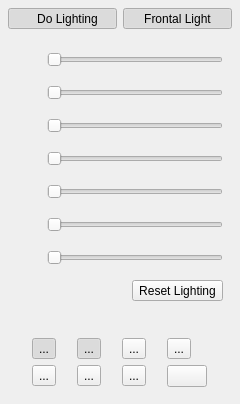
<?xml version="1.0" encoding="UTF-8"?>
<ui version="4.0">
 <class>LightingWidget</class>
 <widget class="QWidget" name="LightingWidget">
  <property name="geometry">
   <rect>
    <x>0</x>
    <y>0</y>
    <width>240</width>
    <height>404</height>
   </rect>
  </property>
  <layout class="QVBoxLayout" name="verticalLayout">
   <property name="leftMargin">
    <number>8</number>
   </property>
   <property name="topMargin">
    <number>8</number>
   </property>
   <property name="rightMargin">
    <number>8</number>
   </property>
   <property name="bottomMargin">
    <number>8</number>
   </property>
   <item>
    <widget class="QFrame" name="frame">
     <property name="sizePolicy">
      <sizepolicy hsizetype="Preferred" vsizetype="Maximum">
       <horstretch>0</horstretch>
       <verstretch>0</verstretch>
      </sizepolicy>
     </property>
     <layout class="QHBoxLayout" name="horizontalLayout">
      <property name="leftMargin">
       <number>0</number>
      </property>
      <property name="topMargin">
       <number>0</number>
      </property>
      <property name="rightMargin">
       <number>0</number>
      </property>
      <property name="bottomMargin">
       <number>0</number>
      </property>
      <item>
       <widget class="QToolButton" name="btnLighting">
        <property name="sizePolicy">
         <sizepolicy hsizetype="Preferred" vsizetype="Preferred">
          <horstretch>0</horstretch>
          <verstretch>0</verstretch>
         </sizepolicy>
        </property>
        <property name="text">
         <string>   Do Lighting</string>
        </property>
        <property name="icon">
         <iconset resource="../../../res/nifskope.qrc">
          <normaloff>:/btn/bulbOff</normaloff>
          <normalon>:/btn/bulb</normalon>:/btn/bulbOff</iconset>
        </property>
        <property name="iconSize">
         <size>
          <width>24</width>
          <height>24</height>
         </size>
        </property>
        <property name="checkable">
         <bool>true</bool>
        </property>
        <property name="checked">
         <bool>true</bool>
        </property>
        <property name="toolButtonStyle">
         <enum>Qt::ToolButtonStyle::ToolButtonTextBesideIcon</enum>
        </property>
       </widget>
      </item>
      <item>
       <widget class="QToolButton" name="btnFrontal">
        <property name="sizePolicy">
         <sizepolicy hsizetype="Preferred" vsizetype="Preferred">
          <horstretch>0</horstretch>
          <verstretch>0</verstretch>
         </sizepolicy>
        </property>
        <property name="text">
         <string>Frontal Light</string>
        </property>
        <property name="checkable">
         <bool>true</bool>
        </property>
        <property name="checked">
         <bool>true</bool>
        </property>
       </widget>
      </item>
     </layout>
    </widget>
   </item>
   <item>
    <widget class="QFrame" name="frame_2">
     <layout class="QGridLayout" name="gridLayout">
      <item row="0" column="1">
       <widget class="QSlider" name="sldDirectional">
        <property name="orientation">
         <enum>Qt::Orientation::Horizontal</enum>
        </property>
       </widget>
      </item>
      <item row="1" column="1">
       <widget class="QSlider" name="sldLightColor">
        <property name="orientation">
         <enum>Qt::Orientation::Horizontal</enum>
        </property>
       </widget>
      </item>
      <item row="2" column="1">
       <widget class="QSlider" name="sldAmbient">
        <property name="orientation">
         <enum>Qt::Orientation::Horizontal</enum>
        </property>
       </widget>
      </item>
      <item row="3" column="1">
       <widget class="QSlider" name="sldEnvMapRotation">
        <property name="orientation">
         <enum>Qt::Orientation::Horizontal</enum>
        </property>
       </widget>
      </item>
      <item row="4" column="1">
       <widget class="QSlider" name="sldGlowScale">
        <property name="orientation">
         <enum>Qt::Orientation::Horizontal</enum>
        </property>
       </widget>
      </item>
      <item row="5" column="1">
       <widget class="QSlider" name="sldLightScale">
        <property name="orientation">
         <enum>Qt::Orientation::Horizontal</enum>
        </property>
       </widget>
      </item>
      <item row="6" column="1">
       <widget class="QSlider" name="sldToneMapping">
        <property name="orientation">
         <enum>Qt::Orientation::Horizontal</enum>
        </property>
       </widget>
      </item>
      <item row="0" column="0">
       <widget class="QPushButton" name="btnDirectional">
        <property name="maximumSize">
         <size>
          <width>24</width>
          <height>24</height>
         </size>
        </property>
        <property name="toolTip">
         <string>Directional</string>
        </property>
        <property name="text">
         <string/>
        </property>
        <property name="icon">
         <iconset resource="../../../res/nifskope.qrc">
          <normaloff>:/btn/sun</normaloff>:/btn/sun</iconset>
        </property>
        <property name="iconSize">
         <size>
          <width>18</width>
          <height>18</height>
         </size>
        </property>
        <property name="flat">
         <bool>true</bool>
        </property>
       </widget>
      </item>
      <item row="1" column="0">
       <widget class="QPushButton" name="btnLightColor">
        <property name="maximumSize">
         <size>
          <width>24</width>
          <height>24</height>
         </size>
        </property>
        <property name="toolTip">
         <string>Hue</string>
        </property>
        <property name="text">
         <string/>
        </property>
        <property name="icon">
         <iconset resource="../../../res/nifskope.qrc">
          <normaloff>:/btn/lightcolor</normaloff>:/btn/lightcolor</iconset>
        </property>
        <property name="iconSize">
         <size>
          <width>18</width>
          <height>18</height>
         </size>
        </property>
        <property name="flat">
         <bool>true</bool>
        </property>
       </widget>
      </item>
      <item row="2" column="0">
       <widget class="QPushButton" name="btnAmbient">
        <property name="maximumSize">
         <size>
          <width>24</width>
          <height>24</height>
         </size>
        </property>
        <property name="toolTip">
         <string>Ambient</string>
        </property>
        <property name="text">
         <string/>
        </property>
        <property name="icon">
         <iconset resource="../../../res/nifskope.qrc">
          <normaloff>:/btn/cloud</normaloff>:/btn/cloud</iconset>
        </property>
        <property name="iconSize">
         <size>
          <width>18</width>
          <height>18</height>
         </size>
        </property>
        <property name="flat">
         <bool>true</bool>
        </property>
       </widget>
      </item>
      <item row="3" column="0">
       <widget class="QPushButton" name="btnEnvMapRotation">
        <property name="maximumSize">
         <size>
          <width>24</width>
          <height>24</height>
         </size>
        </property>
        <property name="toolTip">
         <string>EnvMap Rotation</string>
        </property>
        <property name="text">
         <string/>
        </property>
        <property name="icon">
         <iconset resource="../../../res/nifskope.qrc">
          <normaloff>:/btn/lightHorizontal</normaloff>:/btn/lightHorizontal</iconset>
        </property>
        <property name="iconSize">
         <size>
          <width>18</width>
          <height>18</height>
         </size>
        </property>
        <property name="flat">
         <bool>true</bool>
        </property>
       </widget>
      </item>
      <item row="4" column="0">
       <widget class="QPushButton" name="btnGlowScale">
        <property name="maximumSize">
         <size>
          <width>24</width>
          <height>24</height>
         </size>
        </property>
        <property name="toolTip">
         <string>Glow Scale</string>
        </property>
        <property name="text">
         <string/>
        </property>
        <property name="icon">
         <iconset resource="../../../res/nifskope.qrc">
          <normaloff>:/btn/glow</normaloff>:/btn/glow</iconset>
        </property>
        <property name="iconSize">
         <size>
          <width>18</width>
          <height>18</height>
         </size>
        </property>
        <property name="flat">
         <bool>true</bool>
        </property>
       </widget>
      </item>
      <item row="5" column="0">
       <widget class="QPushButton" name="btnLightScale">
        <property name="maximumSize">
         <size>
          <width>24</width>
          <height>24</height>
         </size>
        </property>
        <property name="toolTip">
         <string>Light Scale</string>
        </property>
        <property name="text">
         <string/>
        </property>
        <property name="icon">
         <iconset resource="../../../res/nifskope.qrc">
          <normaloff>:/btn/light</normaloff>:/btn/light</iconset>
        </property>
        <property name="iconSize">
         <size>
          <width>18</width>
          <height>18</height>
         </size>
        </property>
        <property name="flat">
         <bool>true</bool>
        </property>
       </widget>
      </item>
      <item row="6" column="0">
       <widget class="QPushButton" name="btnToneMapping">
        <property name="maximumSize">
         <size>
          <width>24</width>
          <height>24</height>
         </size>
        </property>
        <property name="toolTip">
         <string>Gamma</string>
        </property>
        <property name="text">
         <string/>
        </property>
        <property name="icon">
         <iconset resource="../../../res/nifskope.qrc">
          <normaloff>:/btn/tonemap</normaloff>:/btn/tonemap</iconset>
        </property>
        <property name="iconSize">
         <size>
          <width>18</width>
          <height>18</height>
         </size>
        </property>
        <property name="flat">
         <bool>true</bool>
        </property>
       </widget>
      </item>
      <item row="7" column="0" colspan="2" alignment="Qt::AlignmentFlag::AlignRight">
       <widget class="QToolButton" name="btnReset">
        <property name="toolTip">
         <string>Reset all lighting sliders, the light direction and the display options below to their defaults</string>
        </property>
        <property name="text">
         <string>Reset Lighting</string>
        </property>
       </widget>
      </item>
     </layout>
    </widget>
   </item>
   <item>
    <widget class="QFrame" name="frame_3">
     <property name="sizePolicy">
      <sizepolicy hsizetype="Preferred" vsizetype="Maximum">
       <horstretch>0</horstretch>
       <verstretch>0</verstretch>
      </sizepolicy>
     </property>
     <layout class="QGridLayout" name="gridLayout_2">
      <item row="0" column="1">
       <widget class="QToolButton" name="btnVertexColors">
        <property name="text">
         <string>...</string>
        </property>
        <property name="iconSize">
         <size>
          <width>36</width>
          <height>36</height>
         </size>
        </property>
        <property name="checkable">
         <bool>true</bool>
        </property>
        <property name="checked">
         <bool>true</bool>
        </property>
       </widget>
      </item>
      <item row="0" column="0">
       <widget class="QToolButton" name="btnTextures">
        <property name="text">
         <string>...</string>
        </property>
        <property name="iconSize">
         <size>
          <width>36</width>
          <height>36</height>
         </size>
        </property>
        <property name="checkable">
         <bool>true</bool>
        </property>
        <property name="checked">
         <bool>true</bool>
        </property>
       </widget>
      </item>
      <item row="0" column="2">
       <widget class="QToolButton" name="btnSpecular">
        <property name="text">
         <string>...</string>
        </property>
        <property name="iconSize">
         <size>
          <width>36</width>
          <height>36</height>
         </size>
        </property>
       </widget>
      </item>
      <item row="0" column="3">
       <widget class="QToolButton" name="btnCubemap">
        <property name="text">
         <string>...</string>
        </property>
        <property name="iconSize">
         <size>
          <width>36</width>
          <height>36</height>
         </size>
        </property>
       </widget>
      </item>
      <item row="1" column="2">
       <widget class="QToolButton" name="btnSilhouette">
        <property name="text">
         <string>...</string>
        </property>
        <property name="iconSize">
         <size>
          <width>36</width>
          <height>36</height>
         </size>
        </property>
        <property name="checkable">
         <bool>true</bool>
        </property>
       </widget>
      </item>
      <item row="1" column="1">
       <widget class="QToolButton" name="btnLightingOnly">
        <property name="text">
         <string>...</string>
        </property>
        <property name="iconSize">
         <size>
          <width>36</width>
          <height>36</height>
         </size>
        </property>
        <property name="checkable">
         <bool>true</bool>
        </property>
       </widget>
      </item>
      <item row="1" column="0">
       <widget class="QToolButton" name="btnGlow">
        <property name="text">
         <string>...</string>
        </property>
        <property name="iconSize">
         <size>
          <width>36</width>
          <height>36</height>
         </size>
        </property>
       </widget>
      </item>
      <item row="1" column="3">
       <widget class="QPushButton" name="btnLoadCubeMap">
        <property name="toolTip">
         <string>Load Cubemap</string>
        </property>
        <property name="text">
         <string/>
        </property>
        <property name="icon">
         <iconset resource="../../../res/nifskope.qrc">
          <normaloff>:/btn/load</normaloff>:/btn/load</iconset>
        </property>
        <property name="iconSize">
         <size>
          <width>36</width>
          <height>36</height>
         </size>
        </property>
       </widget>
      </item>
     </layout>
    </widget>
   </item>
  </layout>
 </widget>
 <resources>
  <include location="../../../res/nifskope.qrc"/>
 </resources>
 <connections/>
</ui>
